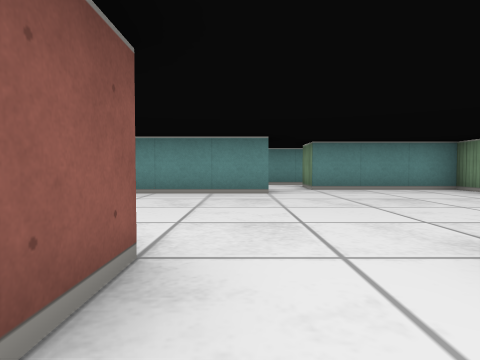
view 1 (above)

16 first-person views from a walk through a cub3D level. The camera is about half as high as the walls, tilts 2° down and sees 75° across. The floor is counted in squares. Each view is taken from the middle of a square. On the plan, view 1 faces up. The plan holds only what a view shows up to about 9 squares ahead; the rest is blank. The place goes on beyond the plan.

view 2
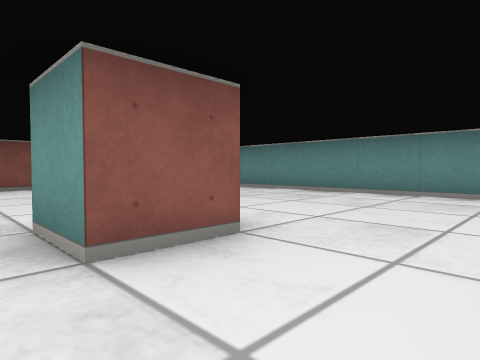

view 3
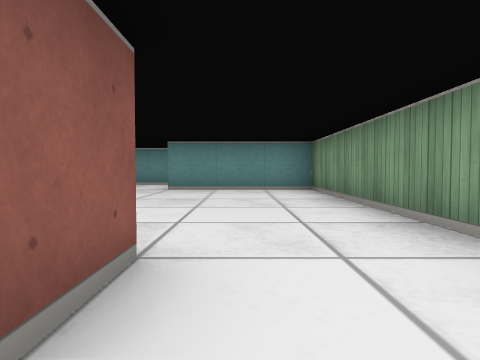

view 4
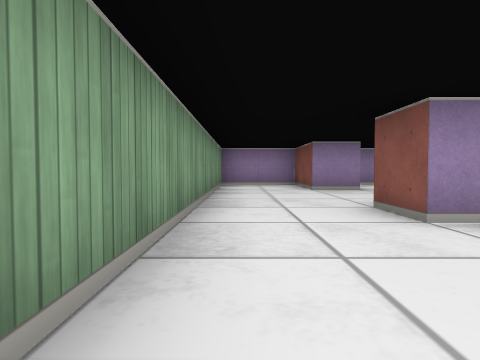

view 5
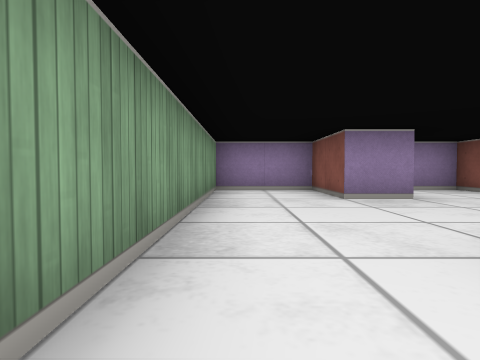

view 6
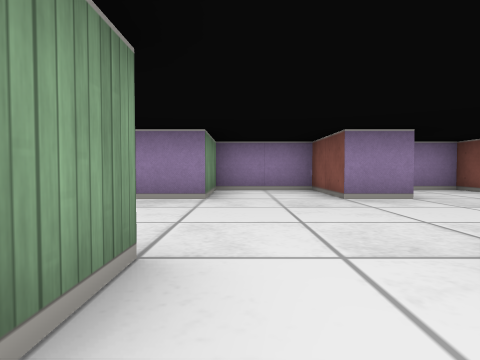

view 7
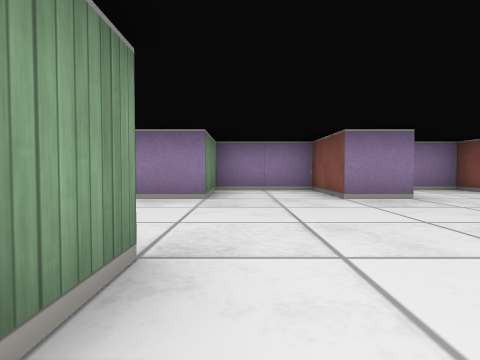

view 8
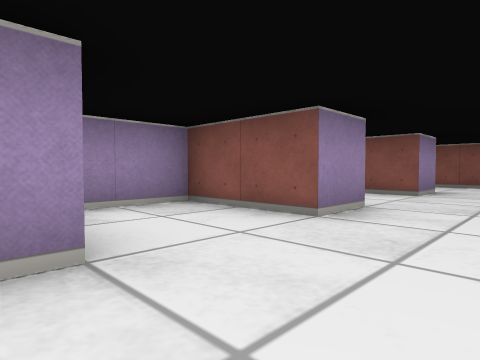

view 9
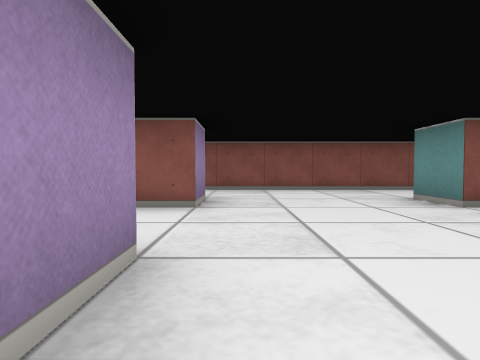

view 10
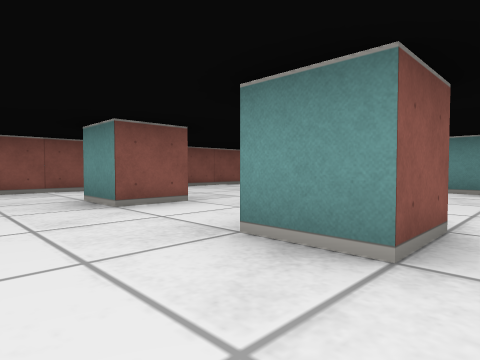

view 11
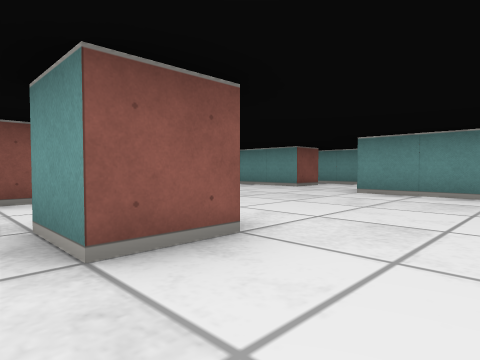

view 12
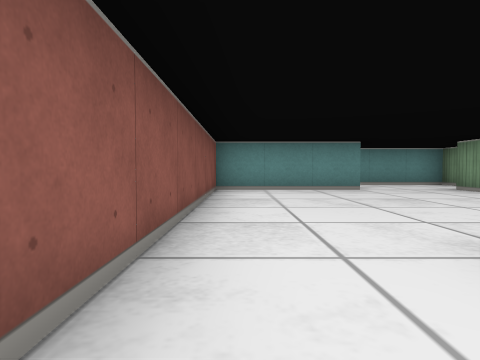

view 13
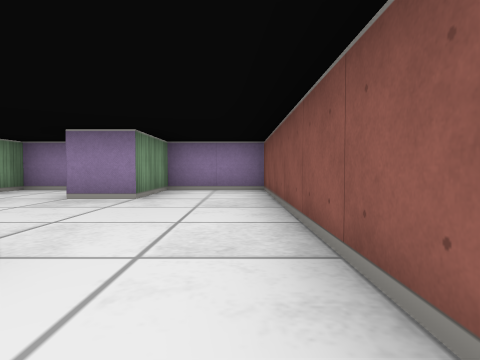

view 14
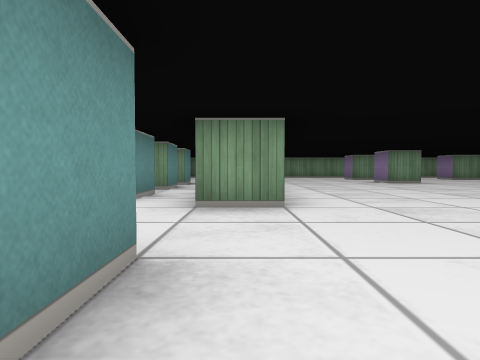

view 15
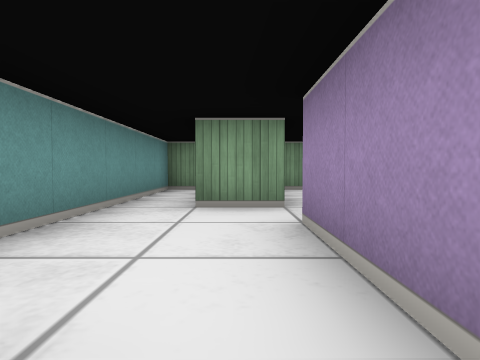

view 16
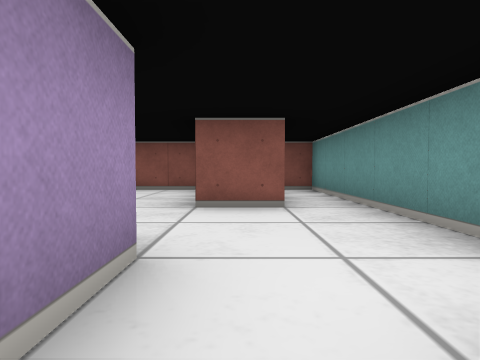

### Floor plan
Points are (right, up) in squares from view 1. A wall is a line through its corners. A room is listed if a view was taken in it or the views show most of it. See-through windows are left out.
Room 1 (views 1, 2, 3, 4, 5, 6, 7, 8, 9, 10, 11, 12, 13, 14)
walls: (-6.5, 1.6) (-6.5, 0.5) (-7.5, 0.5); (-0.5, 1.5) (-0.5, 0.5) (-1.5, 0.5) (-1.5, 1.4); (-4.6, -2.5) (-3.5, -2.5) (-3.5, -4.5) (-1.5, -4.5) (-1.5, -2.5) (-0.5, -2.5) (-0.5, -4.5) (1.5, -4.5) (1.5, -2.5) (2.5, -2.5) (2.5, -4.5) (4.5, -4.5) (4.5, 6.5) (1.5, 6.5) (1.5, 7.5); (-7.6, -2.5) (-6.5, -2.5) (-6.5, -4.5) (-5.1, -4.5); (-9.5, 1.5) (-9.5, 0.5) (-10.5, 0.5); (1.5, 0.5) (1.5, 1.4); (2, 1.5) (2.5, 1.5) (2.5, 0.5); (0.6, 5.5) (-7.5, 5.5) (-7.5, 6.5) (-6.6, 6.5); (-8.5, -4.5) (-7.5, -4.5) (-7.5, -3.8); (-6.5, 7.9) (-6.5, 8.5) (-12.5, 8.5) (-12.5, 7.9); (-9.5, 7.6) (-9.5, 6.5) (-12.5, 6.5) (-12.5, -4.5) (-10.5, -4.5) (-10.5, -2.5) (-9.5, -2.5) (-9.5, -3.4)
ways out: opening at (1, 7) to room 2; opening at (-7, 7) to room 3
Room 2 (view 15)
walls: (-1.4, 6.5) (0.5, 6.5); (-2, 7.5) (-2.5, 7.5); (4.5, 7.9) (4.5, 8.5) (-0.1, 8.5)
ways out: opening at (1, 7) to room 1; opening at (-2, 7) to room 3
Room 3 (view 16)
walls: (-3.5, 7.5) (-4.5, 7.5); (-5.5, 7.5) (-6.5, 7.5)
ways out: opening at (-7, 7) to room 1; opening at (-2, 7) to room 2

Where each view was taken, in squares from view 1:
view 1: 0 up, 0 right, facing up
view 2: 0 up, 1 right, facing up-left
view 3: 0 up, 3 right, facing up
view 4: 4 up, 4 right, facing down
view 5: 2 up, 4 right, facing down
view 6: 2 up, 1 right, facing down
view 7: 2 up, 2 left, facing down
view 8: 1 down, 4 left, facing down-left
view 9: 2 down, 6 left, facing left
view 10: 1 down, 6 left, facing up-left
view 11: 0 up, 5 left, facing up-left
view 12: 0 up, 12 left, facing up
view 13: 2 up, 12 left, facing down
view 14: 6 up, 11 left, facing right
view 15: 7 up, 2 left, facing right
view 16: 7 up, 6 left, facing left
